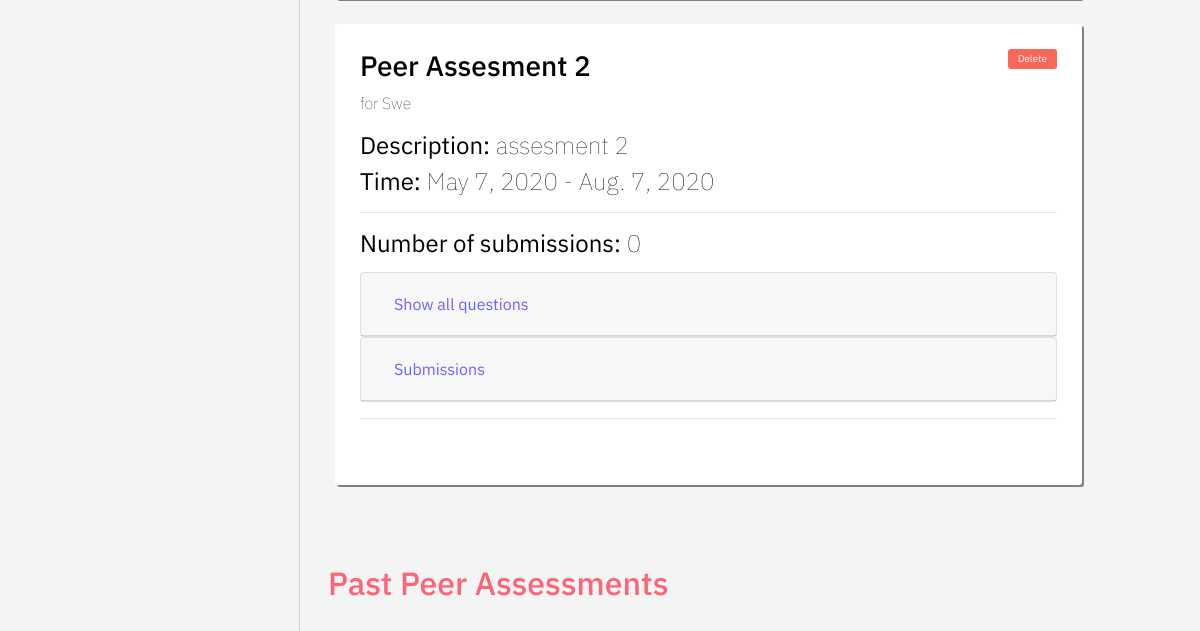
Page /professor/all-assessments (lower part) on the earlier database version.
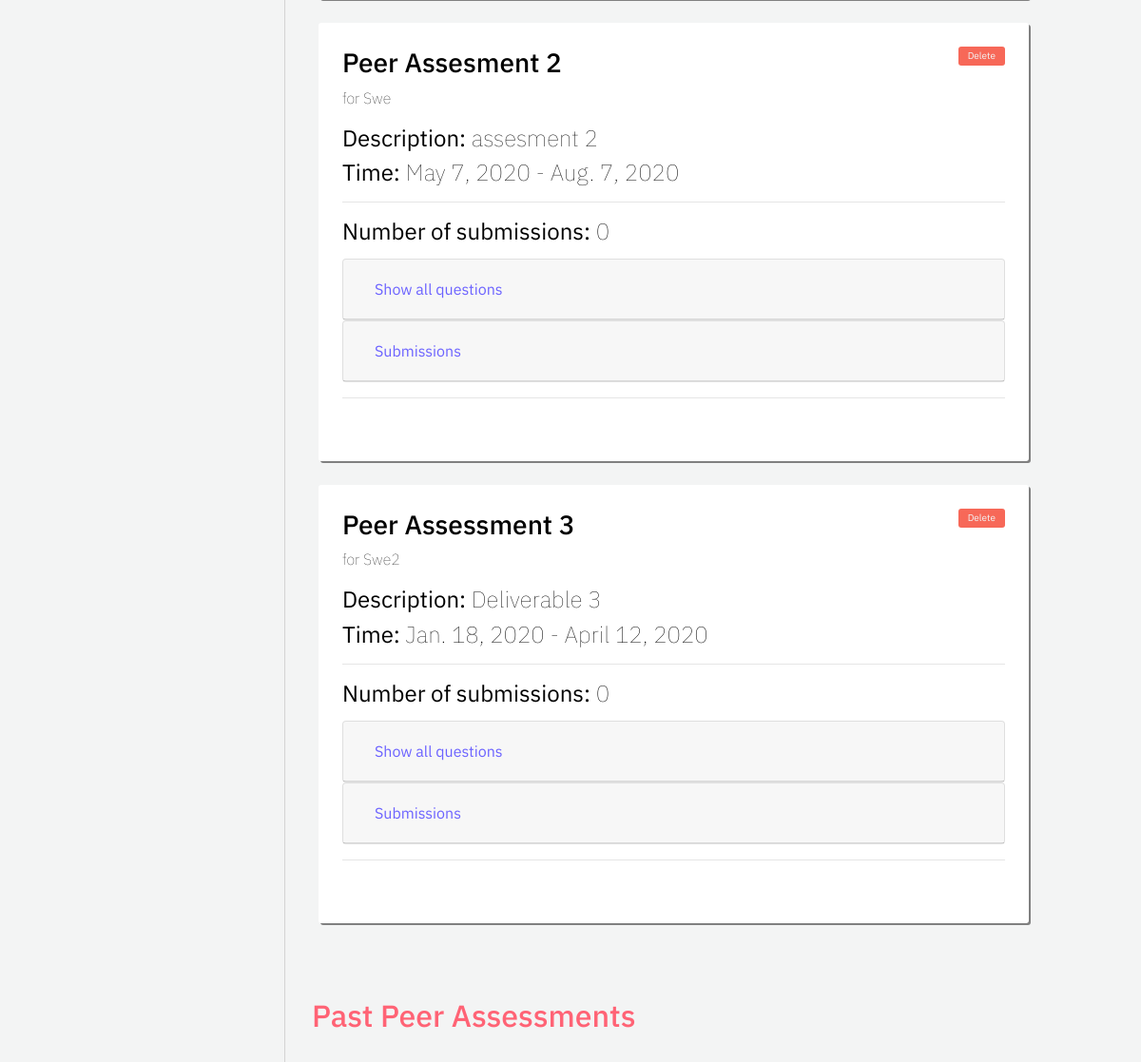
Same page on the later database version.
### assessment/models.py (models this page shows)
class Assessment(models.Model):
    name = models.CharField("assessment name", max_length=255)
    description = models.TextField("description", max_length=512, blank=True)
    date_created = models.DateTimeField("date created", auto_now_add=True)
    start_date = models.DateField("start date")
    end_date = models.DateField("end date")
    course = models.ForeignKey(Course, on_delete=models.CASCADE) # the course that this peer review belongs to
    questions = models.ManyToManyField(Question) # a set of Questions under this assessment
    def is_current(self):
        if self.end_date + datetime.timedelta(days=60) > datetime.datetime.now().date(): # end date + 60 >= current date
            return True
        return False

### registration/models.py (models this page shows, shortened)
class Course(models.Model):
    course_name = models.CharField("course name", max_length=60)
    course_code = models.IntegerField("course code")
    section_number = models.SmallIntegerField("section number")
    year = models.SmallIntegerField("year of realization")
    semester_choices = (
        ('S', 'Spring'),
        ('F', 'Fall'),
    )
    semester = models.CharField("semester of realization", max_length = 1, choices = semester_choices)
    professors = models.ManyToManyField(User)
    students = models.ManyToManyField(User, related_name="students")

### eval_professor/views.py (the view)
# urls.py: path('all-assessments', views.all_assessments, name='all-assessments'),
def all_assessments(request):
    assessment_list = Assessment.objects.all()
    context = {
        'assessment_list': assessment_list,
    }
    return render(request, 'eval_professor/all-assessments.html', context = context)

### eval_professor/templates/eval_professor/all-assessments.html (shortened to what this page needs)
{% extends 'eval_professor/base-sidebar.html'%}
{% load static %}
{% block content%}
	<div id="main">
		<div class="container">
			{% if assessment_list|length > 0 %}
				{% for assessment in assessment_list %}
					{% if assessment.is_current %}
						<div class="column course-box">
							<a data-toggle="modal" data-target="#exampleModal_@{{assessment.id}}" style="font-size: 10px; padding: 10px; background-color: rgb(247, 104, 88);" class="buttons delete-btn float-right" href="">Delete</a>
							<h3> {{ assessment.name }} </h3>
							<p style="font-weight: 20;"> for {{ assessment.course.course_name }}</p>
							{% if assessment.description is not None %}
								<h4><b>Description:</b> {{ assessment.description }}</h4>
							{% else %}
								<h4>No assessment description</h4>
							{% endif %}
							<h4> <b>Time:</b> {{ assessment.start_date }} - {{ assessment.end_date }}</h4>
							<hr>
							<h4> <b>Number of submissions:</b> {{ course.students.all|length }} </h4>
							<div style="margin-top: 2%; margin-bottom: 2%;">
								<div class="card">
									<div class="card-header" id="headingOne_@{{ assessment.id }}">
										<h5 class="mb-0">
											<button style="color: #6C63FF;" class="btn btn-link" data-toggle="collapse" data-target="#collapseOne_@{{ assessment.id }}" aria-expanded="true" aria-controls="collapseOne_@{{ assessment.id }}">
												Show all questions
											</button>
										</h5>
									</div>
								</div>
								<div class="card">
									<div class="card-header" id="headingTwo_@{{ assessment.id }}">
										<h5 class="mb-0">
											<button style="color: #6C63FF;" class="btn btn-link collapsed" data-toggle="collapse" data-target="#collapseTwo_@{{ assessment.id }}" aria-expanded="false" aria-controls="collapseTwo_@{{ assessment.id }}">
												Submissions
											</button>
										</h5>
									</div>
								</div>
							</div>
							<hr>
						</div>
					{% endif %}
				{% endfor %}
			{% else %}
				No current assessments.
			{% endif %}
		</div>
		<div class="container">
			<div class="container row">
				<h2 style="color: rgb(255, 99, 117); margin-top: 5%;">Past Peer Assessments</h2>
			</div>
		</div>
	</div>
{% endblock %}

Differences in the rows shown:
added Assessment: name "Peer Assessment 3", course.course_name "Swe2", description "Deliverable 3", start_date "Jan. 18, 2020", end_date "April 12, 2020", students.all|length "0"
